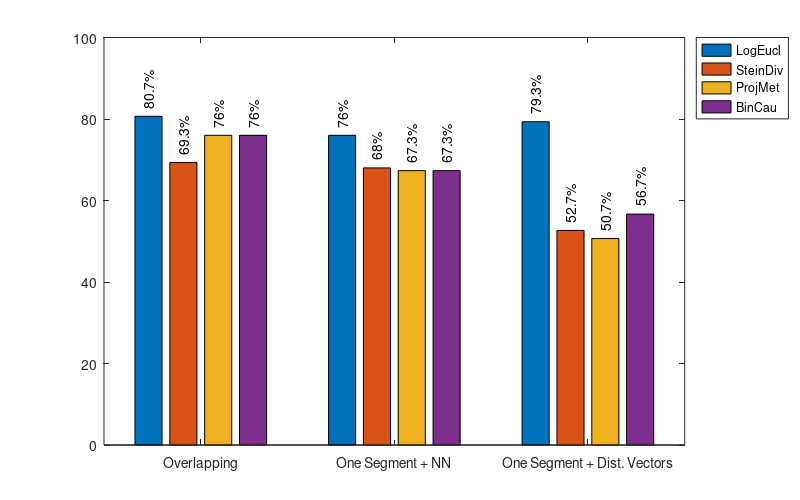

The MATLAB script that drew this image:

clear all
close all
clc
%optimal p for Grassmann Manifolds & Removing nor_svm

all = [ 80.6667   69.3333   76.0000   76.0000;
    76.0000   68.0000   67.3333   67.3333;
    79.3333   52.6667   50.6667   56.6667    ];


Xlabel = {'Overlapping';'One Segment + NN';'One Segment + Dist. Vectors'};

h =  bar(all);
ybuff=2;
for i=1:length(h)
    XDATA=get(get(h(i),'Children'),'XData');
    YDATA=get(get(h(i),'Children'),'YData');
    for j=1:size(XDATA,2)
        x=XDATA(1,j)+(XDATA(3,j)-XDATA(1,j))/2;
        y=YDATA(2,j)+ybuff;
        t=[num2str(YDATA(2,j),3) ,'%'];
        text(x,y,t,'Color','k','HorizontalAlignment','left','Rotation',90)
    end
end

ylim([0 100])
set(gca,'XTickLabel',Xlabel);

l= cell(1,4);
l{1}='LogEucl'; l{2}='SteinDiv'; l{3}='ProjMet'; l{4}='BinCau';
legend(h,l, 'Location', 'BestOutside');



width = 8;     % Width in inches
height = 5;    % Height in inches
alw = 0.75;    % AxesLineWidth
fsz = 10;      % Fontsize
lw = 1.5;      % LineWidth
msz = 8;       % MarkerSize

set(gcf,'InvertHardcopy','on');
set(gcf,'PaperUnits', 'inches');
papersize = get(gcf, 'PaperSize');
left = (papersize(1)- width)/2;
bottom = (papersize(2)- height)/2;
myfiguresize = [left, bottom, width, height];
set(gcf,'PaperPosition', myfiguresize);


%Home
%print('/media/johanna/HD1T/latex-svn/study-paper-report/v3/images/summary_shift0_II','-dpng','-r300');

%Nicta
%print('/home/johanna/latex-svn/study-paper-reports/v5/images/summary_shift0_II','-dpng','-r300');